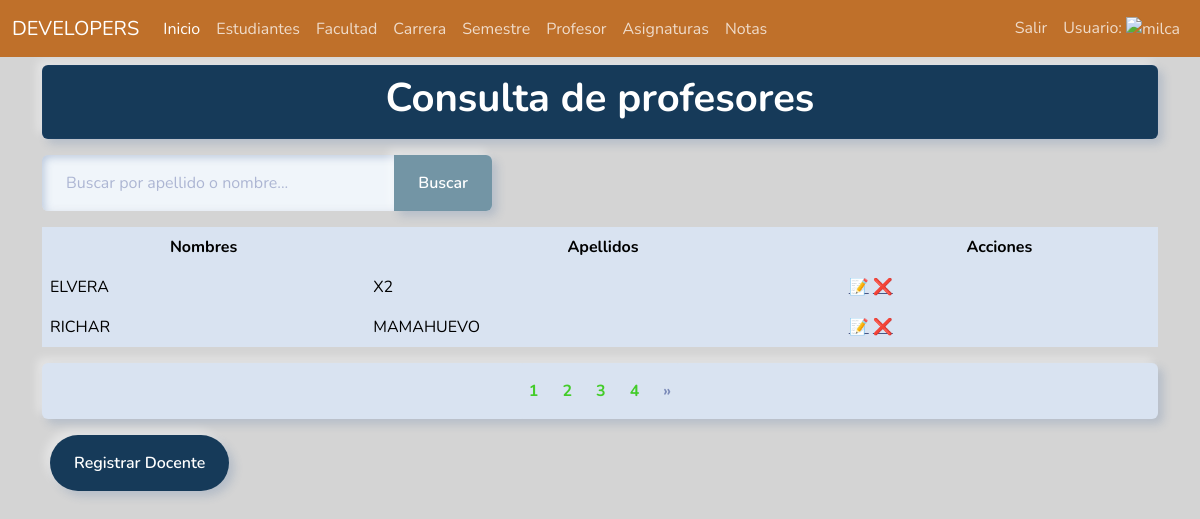
The page /teachers/ (signed in) on the database as committed earlier.
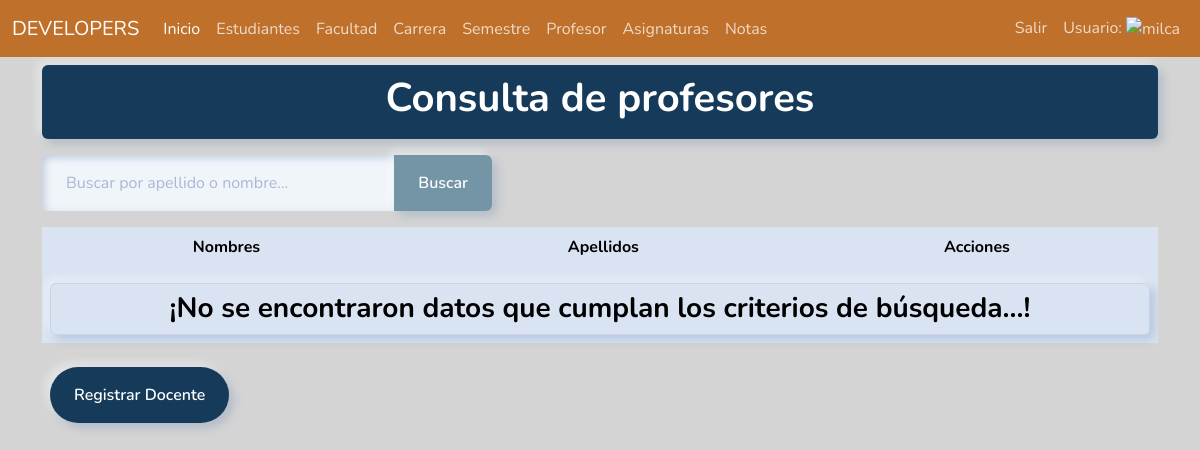
The same page on the database as committed later.
### notas/models.py (models this page shows)
class Teacher(models.Model):
    firstname = models.CharField('Nombres', max_length=200)
    lastname = models.CharField(verbose_name="Apellidos", max_length=200)
    created = models.DateTimeField(auto_now_add=True)
    user = models.ForeignKey(User, on_delete=models.CASCADE)
    class Meta:
        verbose_name = ('Teacher')
        verbose_name_plural = ('Teachers')
        ordering = ('-lastname',)
    def __str__(self):
        return f"{self.lastname} {self.firstname} -  {self.user.username}"

### notas/teacher.py (the view)
# urls.py: path('teachers/', teacher.init, name='teachers'),
@login_required
def init(request):
    context, teachers = None, None
    try:
        q = request.GET.get('q')  # ver
        if q:
            teachers = (Teacher.objects.filter(
                lastname__icontains=q) or
                Teacher.objects.filter
                (firstname__icontains=q))
        else:
            teachers = Teacher.objects.all()
        paginator = Paginator(teachers, 2)
        print(teachers)
        pagina = request.GET.get('page', 1)
        teachers_paginados = paginator.get_page(pagina)
        context = {
            'teachers': teachers_paginados,
            'title': 'Consulta de profesores',
            'paginator': paginator,
            'num_pages': paginator.num_pages,
        }
        return render(request, 'teachers/teachers.html', context)
    except NameError:
        print(NameError)
        return render(request, 'teachers/teachers.html',
                      {'title': 'Consulta de profesores',
                       'error': 'Ha ocurrido un error en la consulta'})

### notas/templates/teachers/teachers.html (shortened to what this page needs)
{% extends "base.html" %}
{% load static%}
{% block content %}
<div class="container">
  <div class="py-2 mt-2 border border-1 shadow rounded text-center color">
    <h1 class="fw-bold text-white">{{title}}</h1>
  </div>
  <div class="mt-3">
    <div class="mt-2 d-flex justify-content-between flex-wrap">
      <form action="" style="max-width: 450px;">
        <div class="input-group">
          <input type="text" size="100" class="form-control" placeholder="Buscar por apellido o nombre..." name="q"
            value="{{ request.GET.q }}">
          <button class="btn botones text-white" data-bs-toggle="tooltip"
            data-bs-title="Escriba parte del apellido o nombre y click en buscar">
            Buscar
          </button>
        </div>
      </form>
    </div>
  </div>
  <div class="table-responsive mt-3">
    <table class="table table-borderless table-fluid">
      <thead class="text-center text-light">
        <tr>
          <th>Nombres</th>
          <th>Apellidos</th>
          <th>Acciones</th>
        </tr>
      </thead>
      <tbody>
        {% for teacher in teachers %}
        <tr>
          <td>{{teacher.firstname|upper}}</td>
          <td>{{teacher.lastname|upper}}</td>
          <td>
            <a href="{% url 'update_teacher' teacher.id %}" data-bs-toggle="tooltip"
              data-bs-title="Editar el docente">📝</a>
            <a href="{% url 'delete_teacher' teacher.id %}" data-bs-toggle="tooltip"
              data-bs-title="Eliminar el docente">❌</a>
          </td>
        </tr>
        {% empty %}
        <tr>
          <td colspan="5" class="fw-bold h3 text-center">
            <div class="py-2 mt-2 border border-1 shadow rounded text-center">
              ¡No se encontraron datos que cumplan los criterios de búsqueda...!
            </div>
          </td>
        </tr>
        {% endfor %}
      </tbody>
    </table>
  </div>
  {% if paginator.num_pages > 1 %}
  <ul class="pagination">
    {% for page_num in paginator.page_range %}
    <li class="page-item text-danger fw-bold {% if page_num == pagina %}active{% endif %}">
      <a class="page-link text-success fw-bold" href="{% url 'teachers' %}?page={{ page_num }}">{{ page_num }}</a>
    </li>
    {% endfor %}
    <li class="page-item">
      <a class="page-link fw-bold" href="{% url 'teachers' %}?page={{ paginator.num_pages }}">&raquo;</a>
    </li>
  </ul>
  {% endif %}
  <div class="m-2">
    <a href="{% url 'create_teacher' %}" class="btn color text-white" data-bs-toggle="tooltip"
      data-bs-title="Ingresar un nuevo docente">
      Registrar Docente
    </a>
  </div>
</div>
{% endblock content %}

Rows that differ between the two databases and show on the page:
removed Teacher: firstname "ELVERA", lastname "X2"
removed Teacher: firstname "RICHAR", lastname "MAMAHUEVO"
Other text that changed with them:
text now shown: "¡No se encontraron datos que cumplan los criterios de búsqueda...!"
list line gone: "1"
list line gone: "2"
list line gone: "3"
list line gone: "4"
